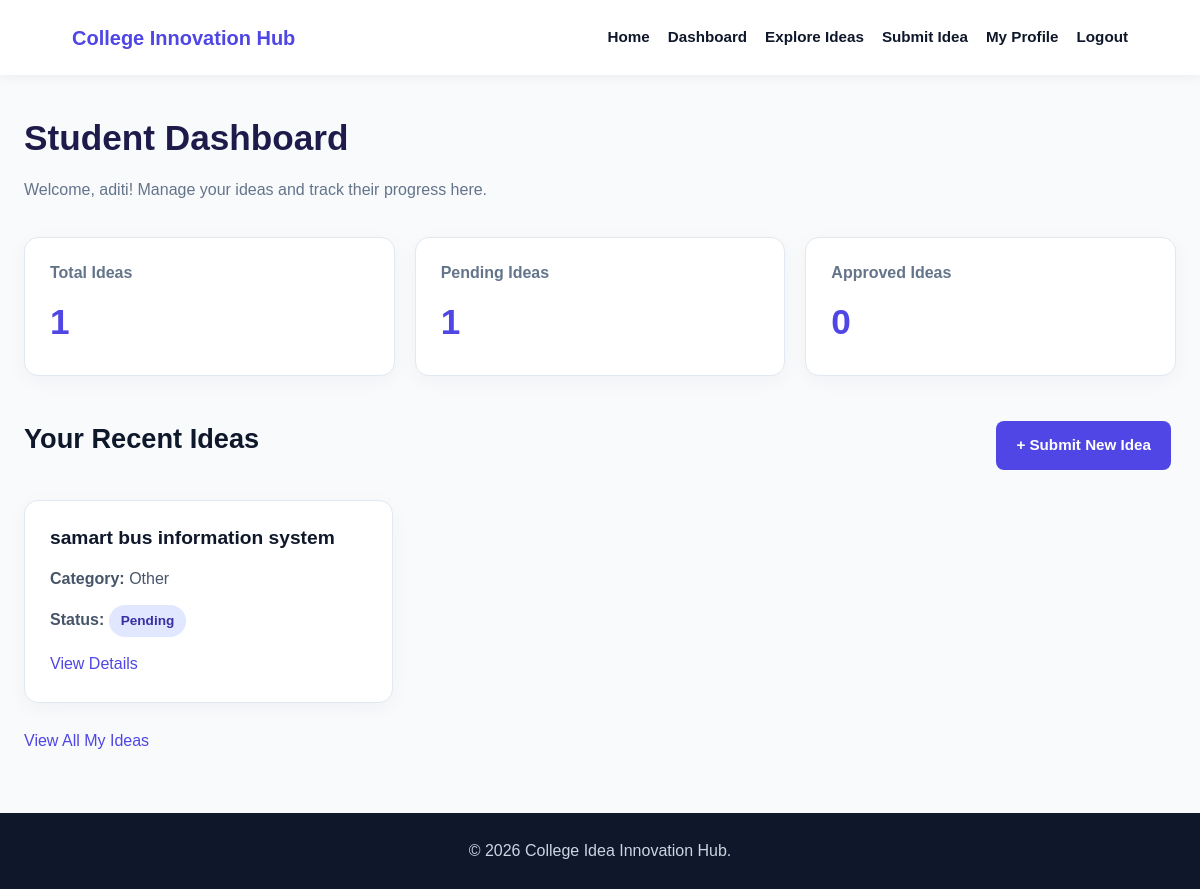
The page /student/dashboard (signed in) on the database its author committed.
### tables this page shows
CREATE TABLE ideas (
            id INTEGER PRIMARY KEY AUTOINCREMENT,
            student_id INTEGER NOT NULL,
            title TEXT NOT NULL,
            category TEXT NOT NULL,
            problem TEXT NOT NULL,
            solution TEXT NOT NULL,
            description TEXT NOT NULL,
            status TEXT NOT NULL DEFAULT 'Pending',
            faculty_feedback TEXT DEFAULT '',
            created_at TIMESTAMP DEFAULT CURRENT_TIMESTAMP,
            FOREIGN KEY (student_id) REFERENCES users(id)
        );

### app.py (the view)
@app.route("/student/dashboard")
@student_required
def student_dashboard():
    student_id = session["user_id"]
    connection = get_db()
    my_total = connection.execute("""
        SELECT COUNT(*)
        FROM ideas
        WHERE student_id = ?
    """, (student_id,)).fetchone()[0]
    my_pending = connection.execute("""
        SELECT COUNT(*)
        FROM ideas
        WHERE student_id = ?
        AND status = 'Pending'
    """, (student_id,)).fetchone()[0]
    my_approved = connection.execute("""
        SELECT COUNT(*)
        FROM ideas
        WHERE student_id = ?
        AND status = 'Approved'
    """, (student_id,)).fetchone()[0]
    recent_ideas = connection.execute("""
        SELECT *
        FROM ideas
        WHERE student_id = ?
        ORDER BY created_at DESC
        LIMIT 5
    """, (student_id,)).fetchall()
    connection.close()
    return render_template(
        "student/dashboard.html",
        my_total=my_total,
        my_pending=my_pending,
        my_approved=my_approved,
        recent_ideas=recent_ideas
    )

### app.py (called while the page is built)
def get_db():
    connection = sqlite3.connect(DATABASE)
    connection.row_factory = sqlite3.Row
    connection.execute("PRAGMA foreign_keys = ON")
    return connection

def login_required(view_function):
    @wraps(view_function)
    def wrapped_view(*args, **kwargs):
        if "user_id" not in session:
            flash("Please log in to continue.", "error")
            return redirect(url_for("login"))
        return view_function(*args, **kwargs)
    return wrapped_view

def student_required(view_function):
    @wraps(view_function)
    @login_required
    def wrapped_view(*args, **kwargs):
        if session.get("user_role") != "student":
            abort(403)
        return view_function(*args, **kwargs)
    return wrapped_view

### templates/student/dashboard.html (shortened to what this page needs)
<!DOCTYPE html>
<html lang="en">
<head>
    <link rel="stylesheet" href="/css/style.css">
    <link rel="stylesheet" href="/css/dashboard.css">
    <link rel="stylesheet" href="/css/responsive.css">
</head>
<body>
    <header class="navbar">
        <div class="logo">College Innovation Hub</div>
        <nav>
            <a href="{{ url_for('index') }}">Home</a>
            <a href="{{ url_for('student_dashboard') }}">Dashboard</a>
            <a href="{{ url_for('ideas') }}">Explore Ideas</a>
            <a href="{{ url_for('submit_idea') }}">Submit Idea</a>
            <a href="{{ url_for('student_profile') }}">My Profile</a>
            <a href="{{ url_for('logout') }}">Logout</a>
        </nav>
    </header>
    <main class="dashboard-container">
        <section class="welcome-section">
            <h1>Student Dashboard</h1>
            <p>
                Welcome, {{ session.get('user_name', 'Student') }}!
                Manage your ideas and track their progress here.
            </p>
        </section>
        <section class="stats-container">
            <div class="stat-card">
                <h3>Total Ideas</h3>
                <p class="stat-number">{{ my_total|default(0) }}</p>
            </div>
            <div class="stat-card">
                <h3>Pending Ideas</h3>
                <p class="stat-number">{{ my_pending|default(0) }}</p>
            </div>
            <div class="stat-card">
                <h3>Approved Ideas</h3>
                <p class="stat-number">{{ my_approved|default(0) }}</p>
            </div>
        </section>
        <section class="dashboard-section">
            <div class="section-heading">
                <h2>Your Recent Ideas</h2>
                <a href="{{ url_for('submit_idea') }}" class="btn">
                    + Submit New Idea
                </a>
            </div>
            {% if recent_ideas %}
                <div class="idea-grid">
                    {% for idea in recent_ideas %}
                        <div class="idea-card">
                            <h3>{{ idea.title }}</h3>
                            <p>
                                <strong>Category:</strong>
                                {{ idea.category }}
                            </p>
                            <p>
                                <strong>Status:</strong>
                                <span class="status-badge">
                                    {{ idea.status }}
                                </span>
                            </p>
                            <a href="{{ url_for('idea_details', idea_id=idea.id) }}">
                                View Details
                            </a>
                        </div>
                    {% endfor %}
                </div>
            {% endif %}
            <p>
                <a href="{{ url_for('my_ideas') }}">View All My Ideas</a>
            </p>
        </section>
    </main>
    <footer>
        <p>&copy; 2026 College Idea Innovation Hub.</p>
    </footer>
</body>
</html>

### rows shown on the page
ideas: title "samart bus information system", category "Other", status "Pending"

### other values the page prints
{{ session.get('user_name', 'Student') }} "aditi"
{{ my_total|default(0) }} "1"
{{ my_pending|default(0) }} "1"
{{ my_approved|default(0) }} "0"
